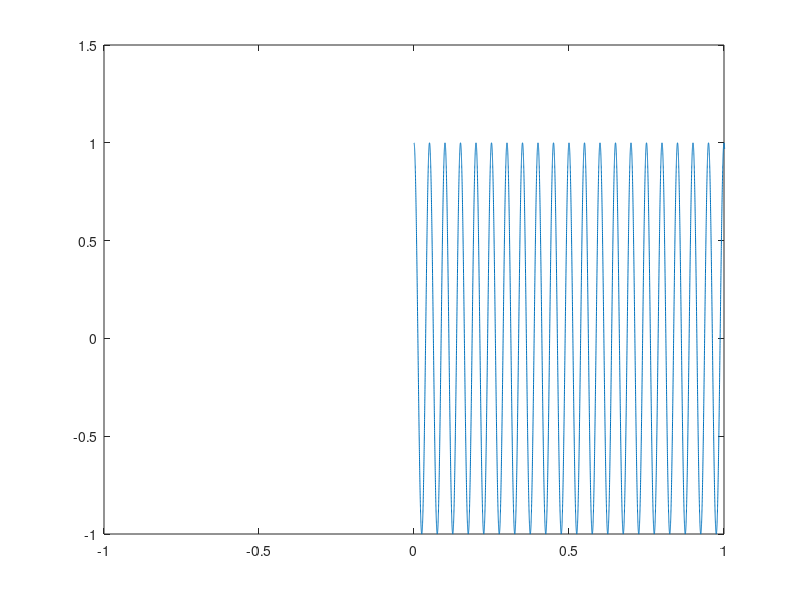

Here is the MATLAB script that generated this plot: (Note: this script raises an error after producing the figure.)
ts = 0.0001;
t = 0:ts:100;
x = cos(2*pi*20*t);
plot(t, x);
hold on;
axis([-1 1 -1 1.5]);
for n=0:9
x(n+1)= cos(2*pi*20*n*0.01);
end
plot(0:9, x);
hold off;



%{
fs=100;
f1=20;
Ts=1/fs;

for n=0:9
x(n+1)= cos(2*pi*f1*n*Ts);
end
x20=cos(2*pi*f1*t);
subplot(2, 1, 1);
plot (t, x20);
%plot(0:9,x);


f2=80;
for n=0:9
y(n+1)= cos(2*pi*f2*n*Ts);
end
subplot(2,1,2);
plot(0:9,y);
%}
